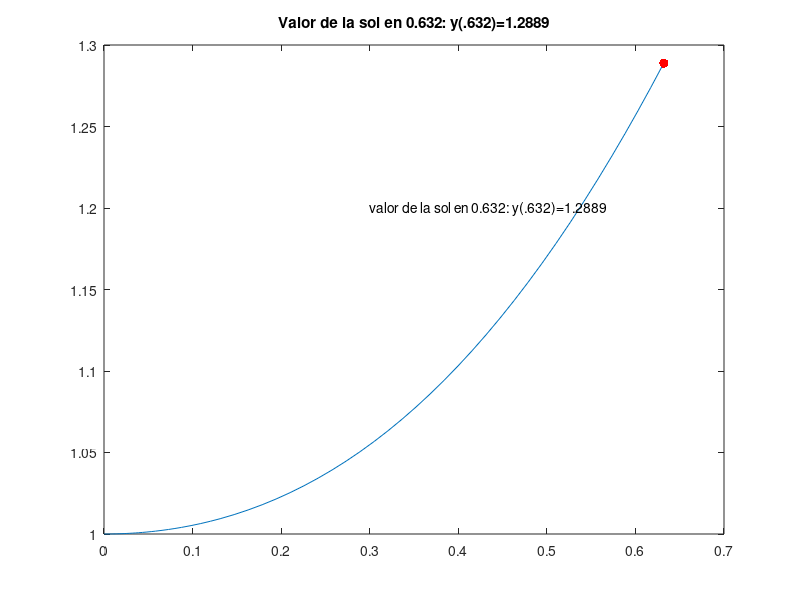

The MATLAB script that drew this image:
function e69

f = @(t,y) t.*exp(t./y);

close all

[tt,yy] = ode45(f,[0,.632],1);
plot (tt,yy)
disp('El valor en el punto 0.632: ')
disp (yy(end))
% Otra forma de verlo
hold on
plot (.632, yy(end),'.r', 'MarkerSize',20)
text (.3,1.2,['valor de la sol en 0.632: y(.632)=',...
    num2str(yy(end))])
title(['Valor de la sol en 0.632: y(.632)=',...
    num2str(yy(end))])
shg
